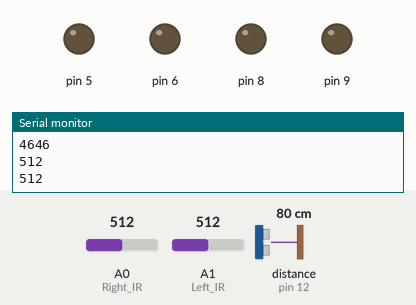
Simulated run of this sketch. Board: Arduino Uno, built with avr-gcc and run on an emulated ATmega328P. On the bench: output pins drawn as LEDs (lit = HIGH), the last lines printed to the serial monitor. Wiring (inferred from the names in the program): ultrasonic range finder: trigger pin 11; echo pin 12. Inputs (shaded band) come from the test bench; at power-on: distance to the obstacle (sensor on pin 12) 80 cm, A0 (Right_IR) = 512, A1 (Left_IR) = 512. The echo pulse lasts 58.3 µs per cm; pins used as bus, display or sensor lines are not drawn.

Above: at 1.2 s.
1.3 s: distance to the obstacle (sensor on pin 12) set to 29 cm
2.8 s: distance to the obstacle (sensor on pin 12) set to 24 cm
At 3.7 s:
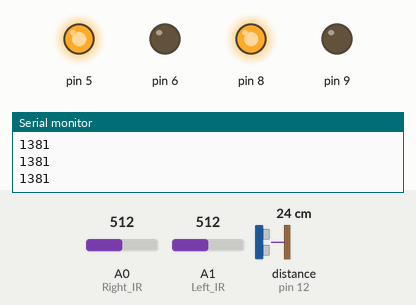
4.3 s: distance to the obstacle (sensor on pin 12) set to 18 cm
5.8 s: distance to the obstacle (sensor on pin 12) set to 14 cm
At 7.0 s:
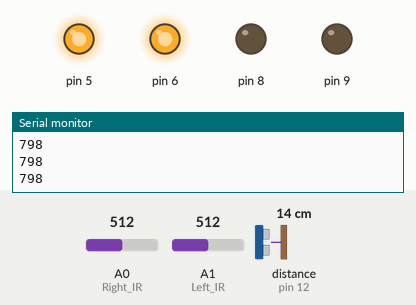
7.3 s: distance to the obstacle (sensor on pin 12) set to 10 cm
8.8 s: distance to the obstacle (sensor on pin 12) set to 7 cm
At 9.5 s:
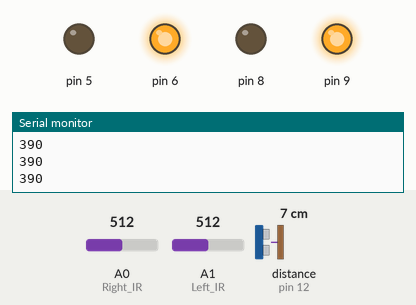
Timing chart, 0 to 11.3 s (numbered marks = the images above; inputs shaded):
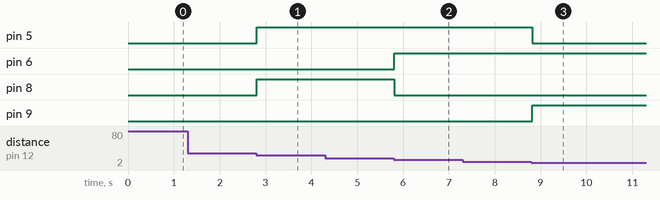

Measured:
- the behaviour switches between 27 and 26 cm on distance to the obstacle (sensor on pin 12) (found by bisection; images 0 and 1)
- the behaviour switches between 16 and 15 cm on distance to the obstacle (sensor on pin 12) (found by bisection; images 1 and 2)
- the behaviour switches between 9 and 8 cm on distance to the obstacle (sensor on pin 12) (found by bisection; images 2 and 3)
- after the input at 2.8 s, pin 5, pin 8: LOW → HIGH at once
- after the input at 5.8 s, pin 6: LOW → HIGH at once; pin 8: HIGH → LOW at once
- after the input at 8.8 s, pin 5: HIGH → LOW at once; pin 9: LOW → HIGH at once

The sketch:

line_follower_obstacle_avoidance.ino.ino
```cpp
// Global variables
int rightIR;      // Right IR sensor value
int leftIR;       // Left IR sensor value
int distanceUS;   // Distance from ultrasonic sensor

void setup() {

  // Start serial communication
  Serial.begin(9600);

  // Motor control pins
  pinMode(5, OUTPUT);
  pinMode(6, OUTPUT);
  pinMode(8, OUTPUT);
  pinMode(9, OUTPUT);

  // Ultrasonic sensor pins
  pinMode(11, OUTPUT); // Trigger pin
  pinMode(12, INPUT);  // Echo pin

  // IR sensor pins
  pinMode(A0, INPUT);  // Right IR
  pinMode(A1, INPUT);  // Left IR
}

// Line follower logic
void lineFollower() {
  rightIR = analogRead(A0); // Read right IR sensor
  leftIR  = analogRead(A1); // Read left IR sensor

  Serial.println(rightIR);
  Serial.println(leftIR);

  if (rightIR < 300 && leftIR < 300) {
    moveForward(); // Both sensors on line
  } else {
    if (rightIR < 300) {
      turnLeft(); // Line on right side
    } else if (leftIR < 300) {
      turnRight(); // Line on left side
    }
  }
}

// Ultrasonic obstacle avoidance
void ultrasonicMode() {

  // Send ultrasonic pulse
  digitalWrite(11, HIGH);
  delayMicroseconds(1000);
  digitalWrite(11, LOW);

  // Receive echo
  distanceUS = pulseIn(12, HIGH);
  Serial.println(distanceUS);

  if (distanceUS < 500) {
    turnLeft(); // Obstacle very close
  } else if (distanceUS > 900) {
    turnRight(); // Obstacle far
  } else {
    moveForward(); // Safe distance
  }
}

// Move forward
void moveForward() {
  digitalWrite(5, HIGH);
  digitalWrite(6, HIGH);
  digitalWrite(8, LOW);
  digitalWrite(9, LOW);
}

// Turn left
void turnLeft() {
  digitalWrite(5, LOW);
  digitalWrite(6, HIGH);
  digitalWrite(8, LOW);
  digitalWrite(9, HIGH);
}

// Turn right
void turnRight() {
  digitalWrite(5, HIGH);
  digitalWrite(6, LOW);
  digitalWrite(8, HIGH);
  digitalWrite(9, LOW);
}

void loop() {

  // Measure distance
  digitalWrite(11, HIGH);
  delayMicroseconds(1000);
  digitalWrite(11, LOW);

  distanceUS = pulseIn(12, HIGH);
  Serial.println(distanceUS);

  if (distanceUS > 1500) {
    lineFollower(); // No obstacle → follow line
  } else {
    ultrasonicMode(); // Obstacle detected
  }
}
```
